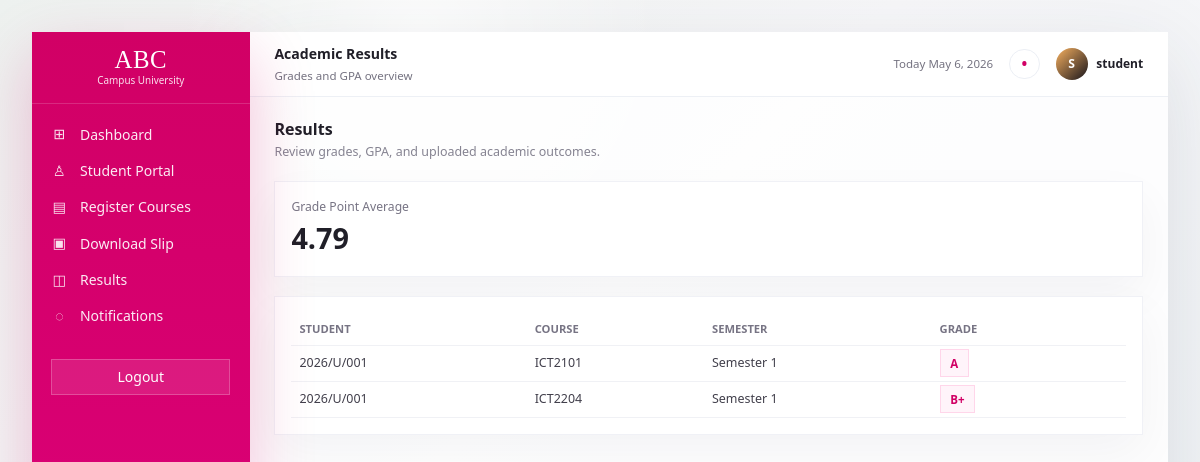
Screenshot of /results/ (signed in) with the database file from the repository.
### apps/accounts/models.py (models this page shows, shortened)
class User(AbstractUser):
    class Roles(models.TextChoices):
        ADMIN = "ADMIN", "Admin"
        STAFF = "STAFF", "Staff"
        STUDENT = "STUDENT", "Student"
    role = models.CharField(max_length=20, choices=Roles.choices, default=Roles.STUDENT)
    @property
    def is_staff_role(self):
        return self.role in {self.Roles.ADMIN, self.Roles.STAFF} or self.is_superuser
    @property
    def is_student_role(self):
        return self.role == self.Roles.STUDENT

### apps/results/models.py (models this page shows, shortened)
class Result(models.Model):
    GRADE_POINTS = {
        "A": 5.0,
        "B+": 4.5,
        "B": 4.0,
        "C+": 3.5,
        "C": 3.0,
        "D": 2.0,
        "F": 0.0,
    }
    student = models.ForeignKey("students.Student", on_delete=models.CASCADE, related_name="results")
    course = models.ForeignKey("courses.Course", on_delete=models.CASCADE, related_name="results")
    grade = models.CharField(max_length=2)
    semester = models.CharField(max_length=30)
    uploaded_at = models.DateTimeField(auto_now_add=True)
    class Meta:
        ordering = ["student__reg_number", "semester", "course__code"]
        constraints = [
            models.UniqueConstraint(fields=["student", "course", "semester"], name="unique_student_result_semester")
        ]
    @property
    def grade_point(self):
        return self.GRADE_POINTS.get(self.grade.upper(), 0.0)
    @property
    def weighted_points(self):
        return self.grade_point * self.course.credit_units

### apps/students/models.py (models this page shows, shortened)
class Student(models.Model):
    user = models.OneToOneField(settings.AUTH_USER_MODEL, on_delete=models.CASCADE, related_name="student_profile")
    full_name = models.CharField(max_length=150)
    reg_number = models.CharField(max_length=40, unique=True)
    programme = models.CharField(max_length=120)
    year_of_study = models.PositiveSmallIntegerField(default=1)
    is_approved = models.BooleanField(default=True)
    created_at = models.DateTimeField(auto_now_add=True)
    updated_at = models.DateTimeField(auto_now=True)
    class Meta:
        ordering = ["full_name"]

### apps/courses/models.py (models this page shows, shortened)
class Course(models.Model):
    class Weekday(models.TextChoices):
        MONDAY = "MON", "Monday"
        TUESDAY = "TUE", "Tuesday"
        WEDNESDAY = "WED", "Wednesday"
        THURSDAY = "THU", "Thursday"
        FRIDAY = "FRI", "Friday"
        SATURDAY = "SAT", "Saturday"
    code = models.CharField(max_length=20, unique=True)
    title = models.CharField(max_length=160)
    credit_units = models.PositiveSmallIntegerField()
    department = models.CharField(max_length=120)
    prerequisites = models.ManyToManyField("self", symmetrical=False, blank=True)
    weekday = models.CharField(max_length=3, choices=Weekday.choices, default=Weekday.MONDAY)
    start_time = models.TimeField()
    end_time = models.TimeField()
    semester = models.CharField(max_length=30, default="Semester 1")
    active = models.BooleanField(default=True)
    class Meta:
        ordering = ["code"]

### apps/results/views.py (the view)
# urls.py: path("", login_required(views.result_list), name="result_list"),
def result_list(request):
    if request.user.is_student_role and not request.user.is_staff:
        student = getattr(request.user, "student_profile", None)
        results = Result.objects.filter(student=student).select_related("course") if student else Result.objects.none()
    else:
        results = Result.objects.select_related("student", "course")
    total_units = sum(result.course.credit_units for result in results)
    total_points = sum(result.weighted_points for result in results)
    gpa = round(total_points / total_units, 2) if total_units else None
    page = Paginator(results, 15).get_page(request.GET.get("page"))
    return render(request, "results.html", {"page": page, "gpa": gpa})

### templates/results.html (shortened to what this page needs)
{% extends "base.html" %}
{% block workspace_title %}Academic Results{% endblock %}
{% block workspace_subtitle %}Grades and GPA overview{% endblock %}
{% block content %}
<div class="page-header dashboard-heading">
  <div><h2>Results</h2><p>Review grades, GPA, and uploaded academic outcomes.</p></div>
</div>
<div class="stat-card result-score"><span>Grade Point Average</span><strong>{{ gpa|default:"N/A" }}</strong></div>
<div class="panel"><table class="table table-hover app-table"><thead><tr><th>Student</th><th>Course</th><th>Semester</th><th>Grade</th><th></th></tr></thead><tbody>{% for result in page %}<tr><td>{{ result.student.reg_number }}</td><td>{{ result.course.code }}</td><td>{{ result.semester }}</td><td><span class="status-pill">{{ result.grade }}</span></td><td>{% if user.is_staff_role or user.is_superuser %}<a href="{% url 'result_update' result.pk %}">Edit</a> | <a href="{% url 'result_delete' result.pk %}">Delete</a>{% endif %}</td></tr>{% empty %}<tr><td colspan="5">No results available.</td></tr>{% endfor %}</tbody></table></div>
{% endblock %}

### templates/base.html (shortened to what this page needs)
{% load static %}
<!doctype html>
<html lang="en">
<head>
  <link href="https://cdn.jsdelivr.net/npm/bootstrap@5.3.3/dist/css/bootstrap.min.css" rel="stylesheet">
  <link rel="stylesheet" href="{% static 'css/style.css' %}">
</head>
<body class="{% block body_class %}{% endblock %}">
  <div class="app-shell">
    {% if user.is_authenticated %}
      <aside class="sidebar">
        <div class="sidebar-brand">
          <strong>ABC</strong>
          <span>Campus University</span>
        </div>
        <nav class="sidebar-nav">
        <a href="{% url 'dashboard' %}"><span>⊞</span>Dashboard</a>
        {% if user.is_staff_role or user.is_superuser %}
          <a href="{% url 'student_list' %}"><span>♙</span>Students</a>
          <a href="{% url 'course_list' %}"><span>▤</span>Courses</a>
          <a href="{% url 'payment_list' %}"><span>◉</span>Payments</a>
          <a href="{% url 'clearance_list' %}"><span>✓</span>Clearance</a>
          <a href="{% url 'reports_dashboard' %}"><span>↗</span>Reports</a>
          <a href="{% url 'audit_logs' %}"><span>◎</span>Audit Logs</a>
        {% else %}
          <a href="{% url 'student_portal' %}"><span>♙</span>Student Portal</a>
          <a href="{% url 'register_course' %}"><span>▤</span>Register Courses</a>
          <a href="{% url 'registration_slip' %}"><span>▣</span>Download Slip</a>
        {% endif %}
        <a href="{% url 'result_list' %}"><span>◫</span>Results</a>
        <a href="{% url 'notification_list' %}"><span>◌</span>Notifications</a>
        </nav>
        <form method="post" action="{% url 'logout' %}">
          <button class="sidebar-logout">Logout</button>
        </form>
      </aside>
    {% endif %}
    <main class="content">
      {% if user.is_authenticated %}
        <header class="topbar">
          <div>
            <strong>{% block workspace_title %}University Program{% endblock %}</strong>
            <span>{% block workspace_subtitle %}Course Registration System{% endblock %}</span>
          </div>
          <div class="topbar-actions">
            <span>Today {% now "F j, Y" %}</span>
            <a href="{% url 'notification_list' %}" class="notification-dot">•</a>
            <div class="user-chip">
              <span>{{ user.username|slice:":1"|upper }}</span>
              <strong>{{ user.get_full_name|default:user.username }}</strong>
            </div>
          </div>
        </header>
      {% endif %}
      {% block content %}{% endblock %}
    </main>
  </div>
</body>
</html>

### static/css/style.css (style rules this page uses)
body { background: radial-gradient(circle at 35% 4%, rgba(255, 255, 255, .85), transparent 15rem), linear-gradient(135deg, #edf1ef 0%, #f7f7f9 45%, #eef2f5 100%); color: #201f28; font-size: 14px; }
.app-shell { display: flex; min-height: 100vh; padding: 2rem; }
.sidebar { background: linear-gradient(180deg, #d10065 0%, #d90073 60%, #c70068 100%); color: #fff; flex: 0 0 13.6rem; padding: 0; position: sticky; top: 2rem; height: calc(100vh - 4rem); border-radius: 0; box-shadow: 0 24px 60px rgba(209, 0, 101, .24); overflow-y: auto; }
.sidebar-brand { border-bottom: 1px solid rgba(255, 255, 255, .16); padding: 1rem 1.25rem .95rem; text-align: center; }
.sidebar-brand strong { display: block; font-family: Georgia, serif; font-size: 1.55rem; font-weight: 400; letter-spacing: .02em; line-height: 1; }
.sidebar-brand span { display: block; font-size: .62rem; opacity: .88; }
.sidebar-nav { padding: .75rem 0; }
.sidebar a { align-items: center; color: rgba(255, 255, 255, .92); display: flex; gap: .8rem; min-height: 2.15rem; padding: .46rem 1.2rem; text-decoration: none; transition: background .15s ease, color .15s ease; }
.sidebar a span { align-items: center; display: inline-flex; font-size: .9rem; justify-content: center; opacity: .95; width: 1rem; }
.sidebar-logout { background: rgba(255,255,255,.1); border: 1px solid rgba(255,255,255,.22); color: #fff; margin: .8rem 1.2rem 1.2rem; min-height: 2.25rem; width: calc(100% - 2.4rem); }
.content { flex: 1; background: rgba(255, 255, 255, .84); box-shadow: 0 24px 80px rgba(42, 50, 64, .12); min-height: calc(100vh - 4rem); overflow: hidden; padding: 0; }
.page-header { align-items: center; display: flex; justify-content: space-between; gap: 1rem; margin-bottom: 1.2rem; }
.topbar { align-items: center; background: rgba(255,255,255,.92); border-bottom: 1px solid #edf0f5; display: flex; justify-content: space-between; min-height: 4.05rem; padding: 0 1.55rem; }
.topbar strong { display: block; font-size: .88rem; }
.topbar span { color: #757381; font-size: .72rem; }
.topbar-actions { align-items: center; display: flex; gap: 1rem; }
.notification-dot { align-items: center; background: #fff; border: 1px solid #eceff5; border-radius: 50%; color: #d10065; display: inline-flex; font-size: 1.2rem; height: 1.9rem; justify-content: center; line-height: 1; text-decoration: none; width: 1.9rem; }
.user-chip { align-items: center; display: flex; gap: .55rem; }
.user-chip span { align-items: center; background: linear-gradient(135deg, #f6b05f, #17141b); border-radius: 50%; color: #fff; display: inline-flex; font-size: .76rem; font-weight: 700; height: 2rem; justify-content: center; width: 2rem; }
.user-chip strong { font-size: .75rem; }
.content > .page-header, .content > .row, .content > .panel, .content > .stat-card, .content > form, .content > .student-hero, .content > .analytics-grid, .content > .section-title, .content > .meter-grid, .content > .activity-grid, .content > nav { margin-left: 1.55rem; margin-right: 1.55rem; }
.content > .page-header:first-of-type { margin-top: 1.45rem; }
.panel, .stat-card, .form-card { background: #fff; border: 1px solid #f0f1f6; border-radius: 0; padding: 1rem; box-shadow: 0 18px 45px rgba(34, 34, 52, .045); }
.stat-card span { color: #777484; display: block; font-size: .76rem; }
.stat-card strong { display: block; font-size: 1.8rem; }
.dashboard-heading h2 { font-size: 1rem; font-weight: 700; margin: 0; }
.dashboard-heading p { color: #858391; font-size: .78rem; margin: .25rem 0 0; }
.role-pill, .status-pill { background: #fff4fa; border: 1px solid #ffd6ea; color: #d10065; font-size: .72rem; font-weight: 700; padding: .35rem .6rem; }
.result-score { margin-bottom: 1.2rem; }
.app-table { margin-bottom: 0; }
.app-table td, .table td, .table th { border-color: #f0f1f5; color: #413f4b; font-size: .78rem; vertical-align: middle; }
.table thead th { color: #777484; font-size: .7rem; font-weight: 800; text-transform: uppercase; }

### rows the page displays
User: username "S", get_full_name "student"
Result: student.reg_number "2026/U/001", course.code "ICT2101", semester "Semester 1", grade "A"
Result: student.reg_number "2026/U/001", course.code "ICT2204", semester "Semester 1", grade "B+"

### other values shown
{{ gpa|default:"N/A" }} "4.79"
